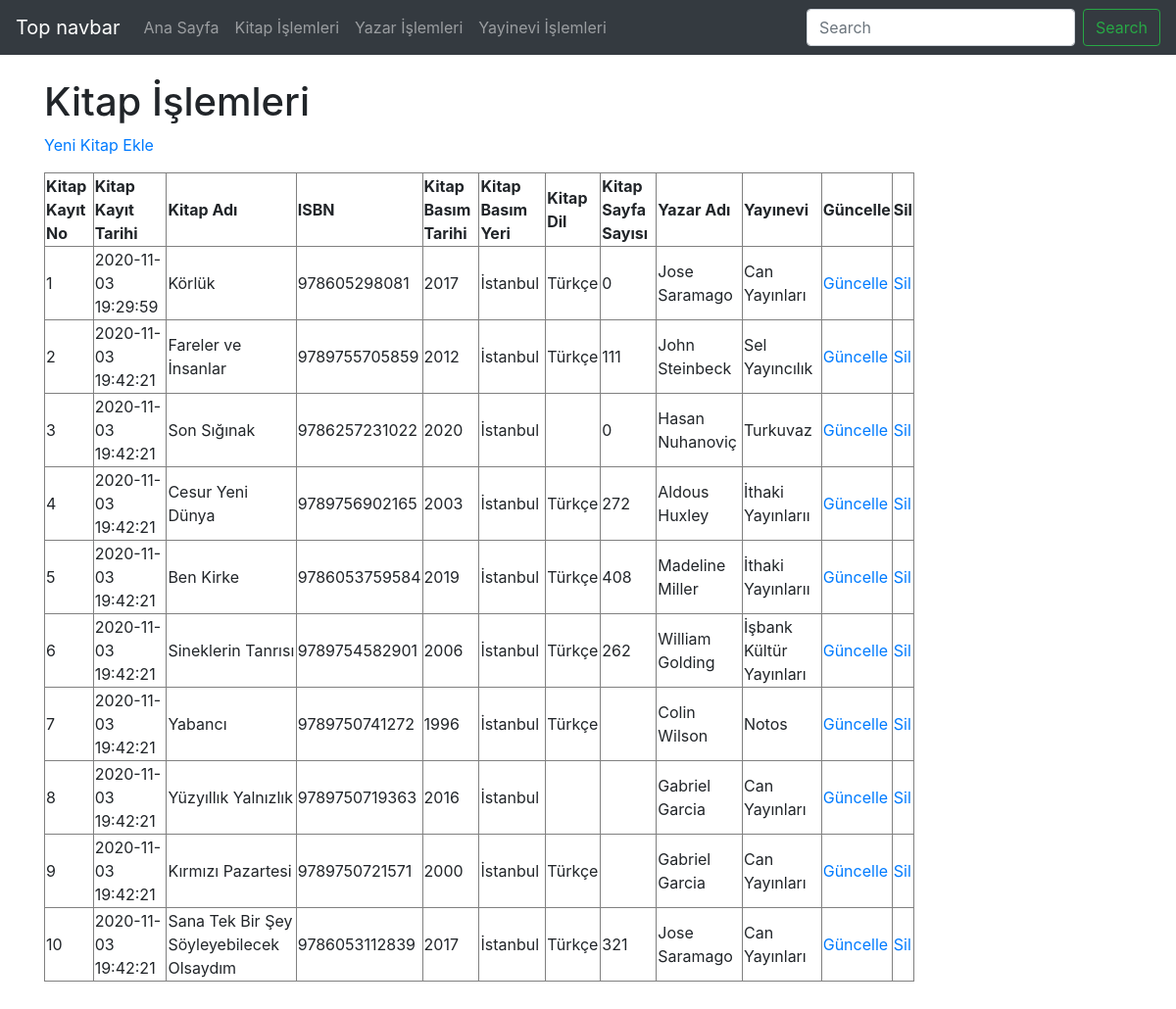
/kitap.php, run on the app's committed database.
### tables this page shows
CREATE TABLE `kitap` (
  `kitapKayitNo` smallint(6) NOT NULL COMMENT 'Kitap tablosunun ana anahtarı',
  `kitapKayitTarih` timestamp NOT NULL DEFAULT current_timestamp() COMMENT 'Kitabın veri tabanına kayıt tarihi',
  `kitapAdi` varchar(200) NOT NULL COMMENT 'Kitabın tam adı',
  `kitapISBN` varchar(13) NOT NULL COMMENT 'Kitabın ISBN numarası',
  `kitapBasimTarih` year(4) NOT NULL COMMENT 'Kitabın basım tarihi',
  `kitapBasimYeri` varchar(50) NOT NULL COMMENT 'Kitabın basım yeri',
  `kitapDil` varchar(100) DEFAULT NULL COMMENT 'Kitabın hangi dilde olduğu',
  `kitapSayfaSayisi` int(10) DEFAULT NULL COMMENT 'Kitabın kaç sayfadan oluştuğu',
  `yazarKayitNo` int(10) NOT NULL COMMENT 'Yazar Kayıt Numarası',
  `yayineviKayitNo` int(10) NOT NULL COMMENT 'Yayınevi kayıt numarası'
);

### kitap.php (the view, shortened to what this page needs)
<?php
require_once("baglanti.php");
$sorgu = mysqli_query($baglanti,
   "SELECT X.kitapKayitNo, X.kitapKayitTarih, X.kitapAdi, X.kitapISBN, X.kitapBasimYeri, X.kitapBasimTarih, X.kitapDil, X.kitapSayfaSayisi, CONCAT(Y.yazarAdi,' ', Y.yazarSoyadi) AS AdSoyad, Z.yayineviAdi
    FROM kitap X, yazar Y, yayınevi Z
    WHERE X.yayineviKayitNo = Z.yayineviKayitNo AND
            X.yazarKayitNo = Y.yazarKayitNo  ");
?>
<!DOCTYPE html>
<html lang="tr"><head><meta http-equiv="Content-Type" content="text/html; charset=UTF-8">
<link href="bootstrap.min.css" rel="stylesheet">
    <link href="./katalog_files/navbar-top.css" rel="stylesheet">
  </head>
  <body>
    <nav class="navbar navbar-expand-md navbar-dark bg-dark mb-4">
  <a class="navbar-brand" href="https://getbootstrap.com/docs/4.4/examples/navbar-static/#">Top navbar</a>
  <div class="collapse navbar-collapse" id="navbarCollapse">
    <ul class="navbar-nav mr-auto">
      <li class="nav-item">
        <a class="nav-link" href="index.php">Ana Sayfa </a>
      </li>
      <li class="nav-item">
        <a class="nav-link" href="kitap.php">Kitap İşlemleri</a>
      </li>
      <li class="nav-item">
        <a class="nav-link" href="yazar.php">Yazar İşlemleri</a>
      </li>
      <li class="nav-item">
        <a class="nav-link" href="yayinevi.php">Yayinevi İşlemleri</a>
      </li>
    </ul>
    <form class="form-inline mt-2 mt-md-0">
      <input class="form-control mr-sm-2" type="text" placeholder="Search" aria-label="Search">
      <button class="btn btn-outline-success my-2 my-sm-0" type="submit">Search</button>
    </form>
  </div>
</nav>
<main role="main" class="container">
<h1>Kitap İşlemleri</h1>
<p><a href="kitap_ekle.php">Yeni Kitap Ekle</a></p>
<?php
echo("<table border=1 width=80%>");
    echo("<tr>");
    echo("<td><b>Kitap Kayıt No</b></td>");
    echo("<td><b>Kitap Kayıt Tarihi</b></td>");
    echo("<td><b>Kitap Adı</b></td>");
    echo("<td><b>ISBN</b></td>");
    echo("<td><b>Kitap Basım Tarihi</b></td>");
    echo("<td><b>Kitap Basım Yeri</b></td>");
    echo("<td><b>Kitap Dil</b></td>");
    echo("<td><b>Kitap Sayfa Sayısı</b></td>");
    echo("<td><b>Yazar Adı</b></td>");
    echo("<td><b>Yayınevi </b></td>");
    echo("<td><b>Güncelle</b></td>");
    echo("<td><b>Sil</b></td>");
    echo("</tr>");
while($satir = mysqli_fetch_assoc($sorgu)){
    echo("<tr>");
    echo("<td>".$satir["kitapKayitNo"]."</td>");
    echo("<td>".$satir["kitapKayitTarih"]."</td>");
    echo("<td>".$satir["kitapAdi"]."</td>");
    echo("<td>".$satir["kitapISBN"]."</td>");
    echo("<td>".$satir["kitapBasimTarih"]."</td>");
    echo("<td>".$satir["kitapBasimYeri"]."</td>");
    echo("<td>".$satir["kitapDil"]."</td>");
    echo("<td>".$satir["kitapSayfaSayisi"]."</td>");
    echo("<td>".$satir["AdSoyad"]."</td>");
    echo("<td>".$satir["yayineviAdi"]."</td>");
    echo("<td><a href='kitap_guncellenecek.php?kitapKayitNo=".$satir["kitapKayitNo"]."'>Güncelle</a></td>");
    echo("<td><a href='kitap_sil.php?kitapKayitNo=".$satir["kitapKayitNo"]."'>Sil</a></td>");
    echo("</tr>");
            }
echo("</table>");
?>
</main>
</body></html>

### navbar-top.css (style rules this page uses)
body { min-height: 75rem; }

### data on the page
kitap: kitapKayitNo "1", kitapKayitTarih "2020-11-03 19:29:59", kitapAdi "Körlük", kitapISBN "978605298081", kitapBasimTarih "2017", kitapBasimYeri "İstanbul", kitapDil "Türkçe", kitapSayfaSayisi "0", AdSoyad "Jose Saramago", yayınevi.yayineviAdi "Can Yayınları"
kitap: kitapKayitNo "2", kitapKayitTarih "2020-11-03 19:42:21", kitapAdi "Fareler ve İnsanlar", kitapISBN "9789755705859", kitapBasimTarih "2012", kitapBasimYeri "İstanbul", kitapDil "Türkçe", kitapSayfaSayisi "111", AdSoyad "John Steinbeck", yayınevi.yayineviAdi "Sel Yayıncılık"
kitap: kitapKayitNo "3", kitapKayitTarih "2020-11-03 19:42:21", kitapAdi "Son Sığınak", kitapISBN "9786257231022", kitapBasimTarih "2020", kitapBasimYeri "İstanbul", kitapSayfaSayisi "0", AdSoyad "Hasan Nuhanoviç", yayınevi.yayineviAdi "Turkuvaz"
kitap: kitapKayitNo "4", kitapKayitTarih "2020-11-03 19:42:21", kitapAdi "Cesur Yeni Dünya", kitapISBN "9789756902165", kitapBasimTarih "2003", kitapBasimYeri "İstanbul", kitapDil "Türkçe", kitapSayfaSayisi "272", AdSoyad "Aldous Huxley", yayınevi.yayineviAdi "İthaki Yayınlarıı"
kitap: kitapKayitNo "5", kitapKayitTarih "2020-11-03 19:42:21", kitapAdi "Ben Kirke", kitapISBN "9786053759584", kitapBasimTarih "2019", kitapBasimYeri "İstanbul", kitapDil "Türkçe", kitapSayfaSayisi "408", AdSoyad "Madeline Miller", yayınevi.yayineviAdi "İthaki Yayınlarıı"
kitap: kitapKayitNo "6", kitapKayitTarih "2020-11-03 19:42:21", kitapAdi "Sineklerin Tanrısı", kitapISBN "9789754582901", kitapBasimTarih "2006", kitapBasimYeri "İstanbul", kitapDil "Türkçe", kitapSayfaSayisi "262", AdSoyad "William Golding", yayınevi.yayineviAdi "İşbank Kültür Yayınları"
kitap: kitapKayitNo "7", kitapKayitTarih "2020-11-03 19:42:21", kitapAdi "Yabancı", kitapISBN "9789750741272", kitapBasimTarih "1996", kitapBasimYeri "İstanbul", kitapDil "Türkçe", AdSoyad "Colin Wilson", yayınevi.yayineviAdi "Notos"
kitap: kitapKayitNo "8", kitapKayitTarih "2020-11-03 19:42:21", kitapAdi "Yüzyıllık Yalnızlık", kitapISBN "9789750719363", kitapBasimTarih "2016", kitapBasimYeri "İstanbul", AdSoyad "Gabriel Garcia", yayınevi.yayineviAdi "Can Yayınları"
kitap: kitapKayitNo "9", kitapKayitTarih "2020-11-03 19:42:21", kitapAdi "Kırmızı Pazartesi", kitapISBN "9789750721571", kitapBasimTarih "2000", kitapBasimYeri "İstanbul", kitapDil "Türkçe", AdSoyad "Gabriel Garcia", yayınevi.yayineviAdi "Can Yayınları"
kitap: kitapKayitNo "10", kitapKayitTarih "2020-11-03 19:42:21", kitapAdi "Sana Tek Bir Şey Söyleyebilecek Olsaydım", kitapISBN "9786053112839", kitapBasimTarih "2017", kitapBasimYeri "İstanbul", kitapDil "Türkçe", kitapSayfaSayisi "321", AdSoyad "Jose Saramago", yayınevi.yayineviAdi "Can Yayınları"
